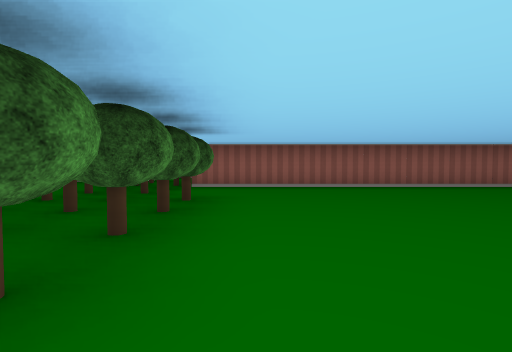
[1] (above)

21 first-person views from a walk through a cub3D maze. The camera is about half as high as the walls, tilts 2° down and sees 85° across. The floor is counted in squares. Each view is taken from the middle of a square. On the plan, view 1 faces up. The plan holds only what a view shows up to about 9 squares ahead; the rest is blank.

[2]
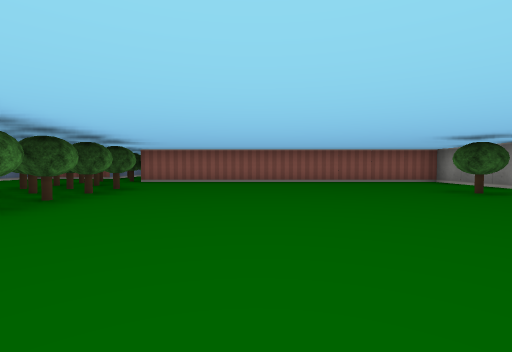

[3]
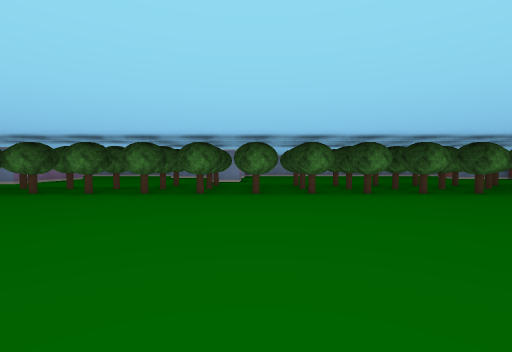

[4]
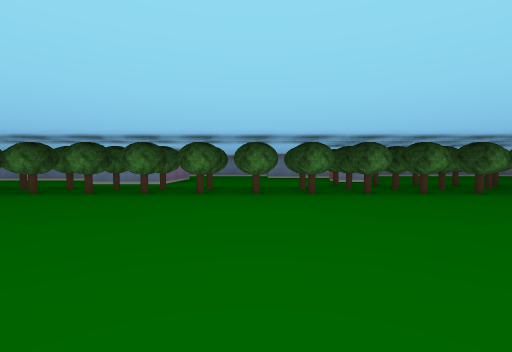

[5]
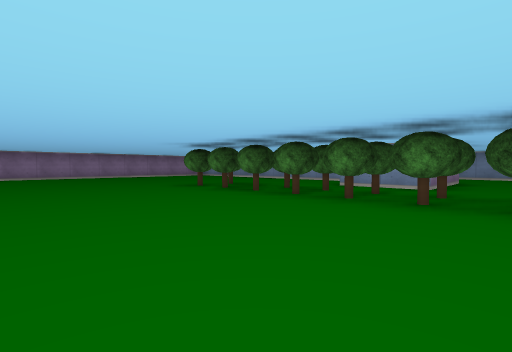

[6]
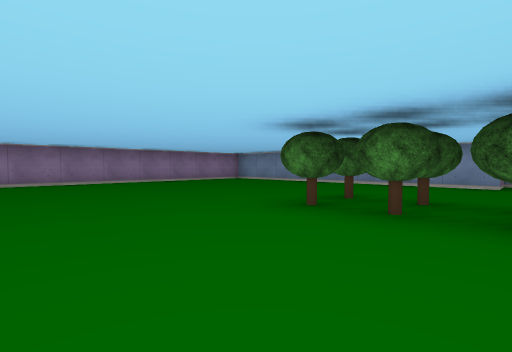

[7]
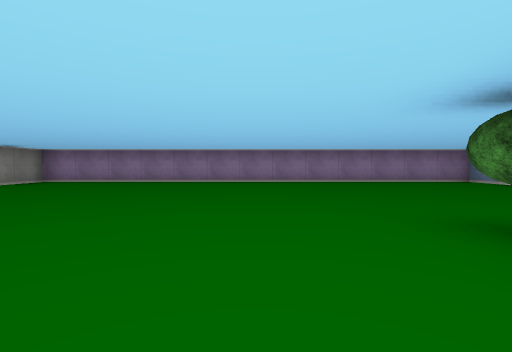

[8]
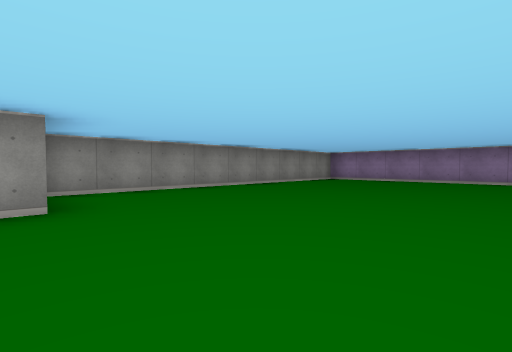

[9]
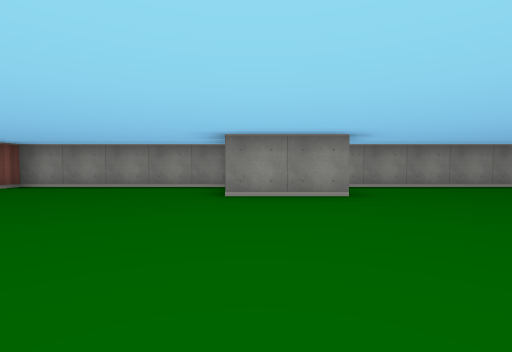

[10]
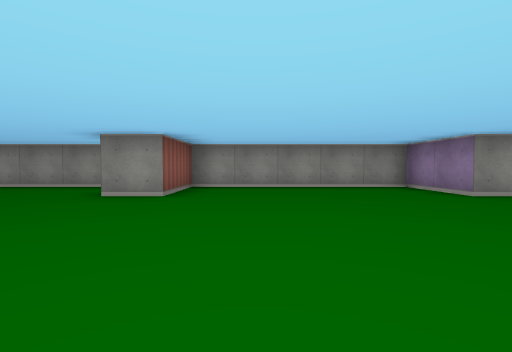

[11]
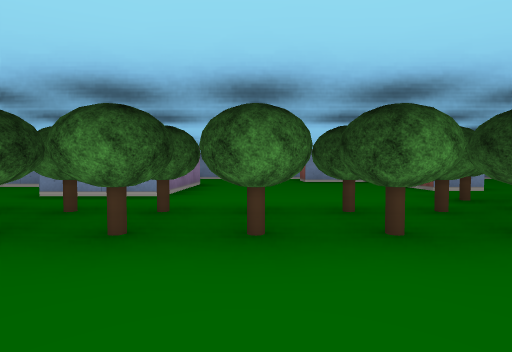

[12]
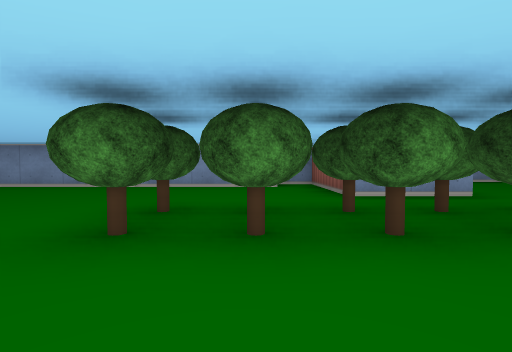

[13]
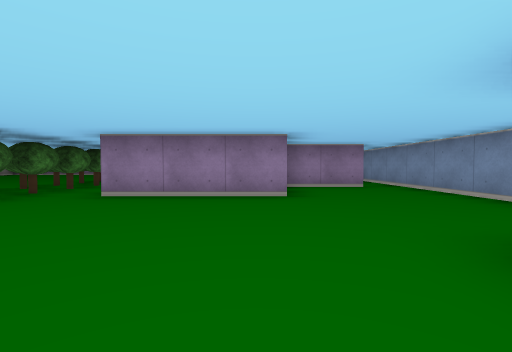

[14]
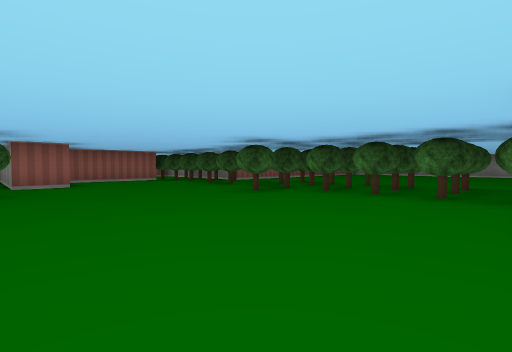

[15]
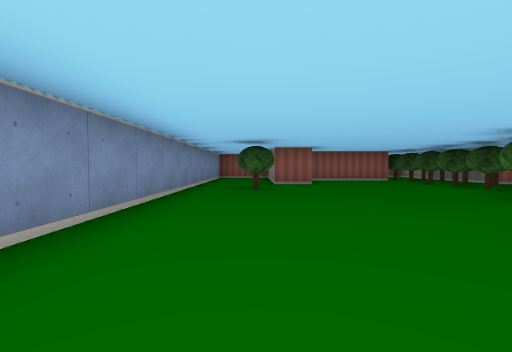

[16]
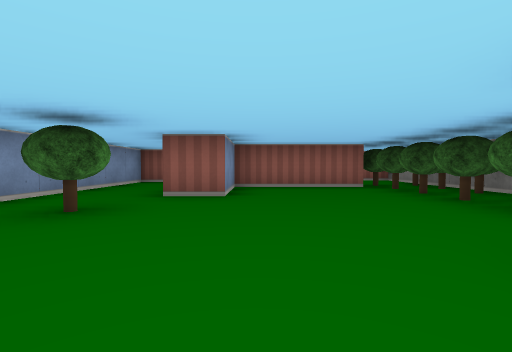

[17]
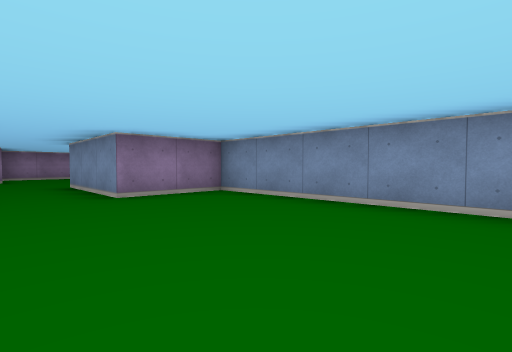

[18]
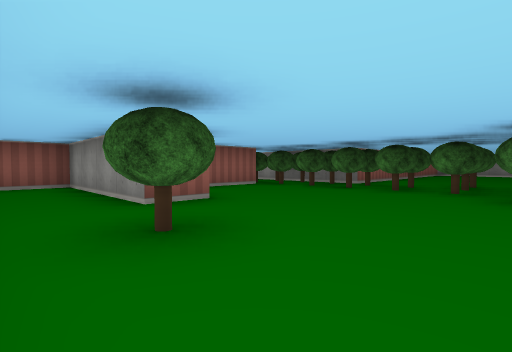

[19]
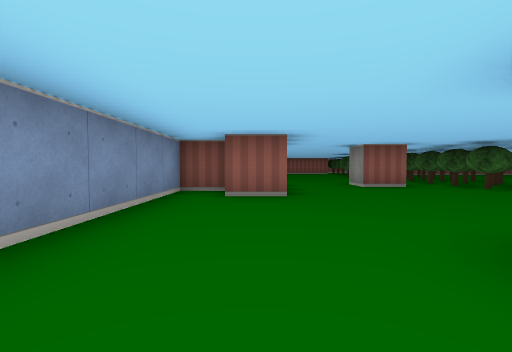

[20]
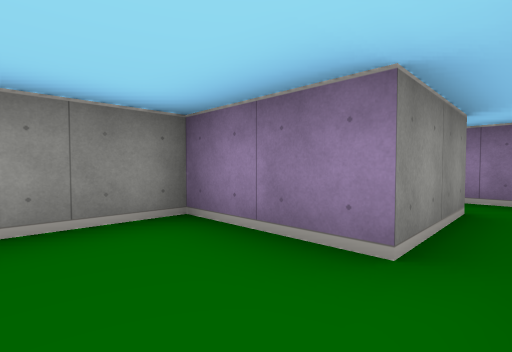

[21]
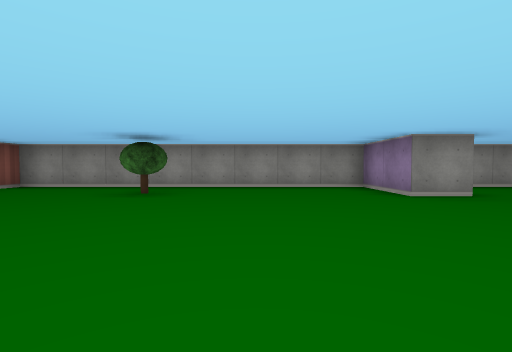

### Floor plan
Ten units are one square. View 1 is at (0, 0); x grows to the right and y downward. Boxes are objects, and circles mark ways between rooms. Rooms are numbered by the first view taken in them; rooms with no view inside come last. Other rooms are left out.
<svg viewBox="-100 -114 180 304">
<path fill="none" stroke="#000" d="M-45 14 -45 25 -55 25 -55 15M-38 95 -65 95 -65 105M-66 75 -35 75 -35 95M-55 105 -55 185 75 185 75 98M-85 35 -95 35 -95 95M55 96 55 75 75 75 75 25 55 25 55 15 75 15 75 -65 -15 -65M-85 95 -65 95 -65 80M-35 -85 -65 -85 -65 -65 -75 -65 -75 -105 -95 -105 -95 15 -75 15 -75 45 -85 45M-15 -65 -15 -109M-85 116 -85 95M-89 125 -82 125M-95 95 -95 120"/>
<rect x="-85" y="-55" width="10" height="10" fill="#bbb"><title>tree</title></rect>
<rect x="-45" y="-35" width="10" height="10" fill="#bbb"><title>tree</title></rect>
<rect x="-35" y="25" width="10" height="10" fill="#bbb"><title>tree</title></rect>
<rect x="-35" y="15" width="10" height="10" fill="#bbb"><title>tree</title></rect>
<rect x="-35" y="5" width="10" height="10" fill="#bbb"><title>tree</title></rect>
<rect x="-35" y="-5" width="10" height="10" fill="#bbb"><title>tree</title></rect>
<rect x="-35" y="-15" width="10" height="10" fill="#bbb"><title>tree</title></rect>
<rect x="-35" y="-25" width="10" height="10" fill="#bbb"><title>tree</title></rect>
<rect x="-35" y="-35" width="10" height="10" fill="#bbb"><title>tree</title></rect>
<rect x="-35" y="-45" width="10" height="10" fill="#bbb"><title>tree</title></rect>
<rect x="-35" y="-55" width="10" height="10" fill="#bbb"><title>tree</title></rect>
<rect x="-35" y="-65" width="10" height="10" fill="#bbb"><title>tree</title></rect>
<rect x="-35" y="-75" width="10" height="10" fill="#bbb"><title>tree</title></rect>
<rect x="-35" y="-85" width="10" height="10" fill="#bbb"><title>tree</title></rect>
<rect x="-35" y="-95" width="10" height="10" fill="#bbb"><title>tree</title></rect>
<rect x="-25" y="115" width="10" height="10" fill="#bbb"><title>tree</title></rect>
<rect x="-25" y="105" width="10" height="10" fill="#bbb"><title>tree</title></rect>
<rect x="-25" y="95" width="10" height="10" fill="#bbb"><title>tree</title></rect>
<rect x="-25" y="85" width="10" height="10" fill="#bbb"><title>tree</title></rect>
<rect x="-25" y="75" width="10" height="10" fill="#bbb"><title>tree</title></rect>
<rect x="-25" y="65" width="10" height="10" fill="#bbb"><title>tree</title></rect>
<rect x="-25" y="55" width="10" height="10" fill="#bbb"><title>tree</title></rect>
<rect x="-25" y="45" width="10" height="10" fill="#bbb"><title>tree</title></rect>
<rect x="-25" y="35" width="10" height="10" fill="#bbb"><title>tree</title></rect>
<rect x="-25" y="25" width="10" height="10" fill="#bbb"><title>tree</title></rect>
<rect x="-25" y="15" width="10" height="10" fill="#bbb"><title>tree</title></rect>
<rect x="-25" y="5" width="10" height="10" fill="#bbb"><title>tree</title></rect>
<rect x="-25" y="-5" width="10" height="10" fill="#bbb"><title>tree</title></rect>
<rect x="-25" y="-15" width="10" height="10" fill="#bbb"><title>tree</title></rect>
<rect x="-25" y="-25" width="10" height="10" fill="#bbb"><title>tree</title></rect>
<rect x="-25" y="-35" width="10" height="10" fill="#bbb"><title>tree</title></rect>
<rect x="-25" y="-45" width="10" height="10" fill="#bbb"><title>tree</title></rect>
<rect x="-25" y="-55" width="10" height="10" fill="#bbb"><title>tree</title></rect>
<rect x="-25" y="-65" width="10" height="10" fill="#bbb"><title>tree</title></rect>
<rect x="-25" y="-75" width="10" height="10" fill="#bbb"><title>tree</title></rect>
<rect x="-25" y="-85" width="10" height="10" fill="#bbb"><title>other object</title></rect>
<rect x="-25" y="-95" width="10" height="10" fill="#bbb"><title>other object</title></rect>
<rect x="-15" y="115" width="10" height="10" fill="#bbb"><title>tree</title></rect>
<rect x="-15" y="105" width="10" height="10" fill="#bbb"><title>tree</title></rect>
<rect x="-15" y="95" width="10" height="10" fill="#bbb"><title>tree</title></rect>
<rect x="-15" y="85" width="10" height="10" fill="#bbb"><title>tree</title></rect>
<rect x="-15" y="75" width="10" height="10" fill="#bbb"><title>tree</title></rect>
<rect x="-15" y="65" width="10" height="10" fill="#bbb"><title>tree</title></rect>
<rect x="-15" y="55" width="10" height="10" fill="#bbb"><title>tree</title></rect>
<rect x="-15" y="45" width="10" height="10" fill="#bbb"><title>tree</title></rect>
<rect x="-15" y="35" width="10" height="10" fill="#bbb"><title>tree</title></rect>
<rect x="-15" y="25" width="10" height="10" fill="#bbb"><title>tree</title></rect>
<rect x="-15" y="15" width="10" height="10" fill="#bbb"><title>tree</title></rect>
<rect x="-15" y="5" width="10" height="10" fill="#bbb"><title>tree</title></rect>
<rect x="-15" y="-5" width="10" height="10" fill="#bbb"><title>tree</title></rect>
<rect x="-15" y="-15" width="10" height="10" fill="#bbb"><title>tree</title></rect>
<rect x="-15" y="-25" width="10" height="10" fill="#bbb"><title>tree</title></rect>
<rect x="-15" y="-35" width="10" height="10" fill="#bbb"><title>tree</title></rect>
<rect x="-15" y="-45" width="10" height="10" fill="#bbb"><title>tree</title></rect>
<rect x="55" y="-35" width="10" height="10" fill="#bbb"><title>tree</title></rect>
<circle cx="-90" cy="105" r="3" fill="#2a7"/>
<text x="-10" y="50">1</text>
<text x="-80" y="120">2</text>
</svg>
Room 1 opens to room 2.

Where each view was taken, in squares from view 1:
view 1: 0 up, 0 right, facing up
view 2: 2 down, 2 right, facing up
view 3: 1 down, 4 right, facing left
view 4: 5 down, 4 right, facing left
view 5: 6 down, 3 right, facing down-left
view 6: 10 down, 2 right, facing down-left
view 7: 10 down, 1 right, facing down
view 8: 9 down, 2 right, facing down-right
view 9: 8 down, 1 right, facing right
view 10: 4 down, 1 right, facing right
view 11: 6 down, 1 right, facing left
view 12: 11 down, 1 right, facing left
view 13: 3 down, 6 left, facing down
view 14: 1 down, 8 left, facing up-right
view 15: 1 down, 8 left, facing up
view 16: 2 up, 6 left, facing up
view 17: 3 up, 6 left, facing down-left
view 18: 3 up, 9 left, facing up-right
view 19: 9 down, 8 left, facing up
view 20: 8 down, 9 left, facing down-right
view 21: 1 up, 1 right, facing right
